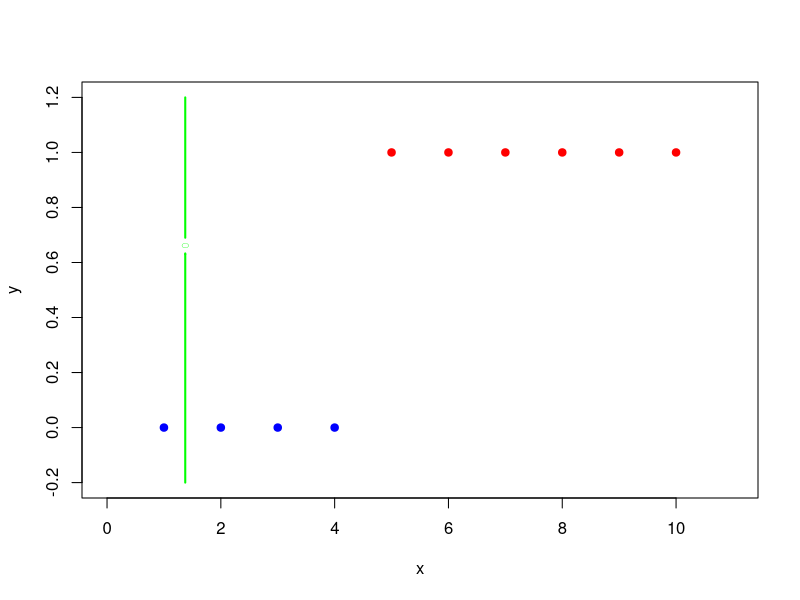

This chart was generated by the following R code:
data <- data.frame(x = c(1, 2, 3, 4, 5, 6, 7, 8, 9, 10),
                   y = c(0, 0, 0, 0, 1, 1, 1, 1, 1, 1))
plot(data, xlim = c(0, 11), ylim = c(-0.2, 1.2), pch = 19, col = ifelse(data$y == 0, "blue", "red"))
library(e1071)
svm_model <- svm(y ~ x, data = data, kernel = "linear")
xrange <- seq(0, 11, by = 0.01)
yrange <- seq(-0.2, 1.2, by = 0.01)
grid <- expand.grid(x = xrange, y = yrange)
colnames(grid) <- c("x", "y")
z <- predict(svm_model, newdata = grid)
contour(xrange, yrange, matrix(z, length(xrange), length(yrange)), levels = c(0), add = TRUE, col = "green", lwd = 2)
